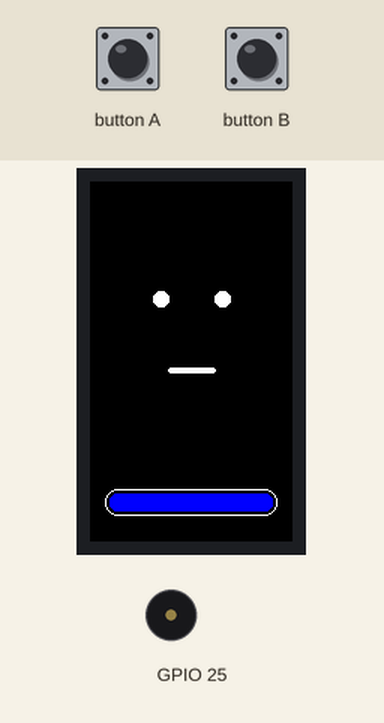
A program run on a simulated ESP32. Parts: 135×240 colour display, buzzer (waves = sounding). The test bench sets the inputs (shaded band). Random numbers use the default seed unless the program sets one; what the program prints to the serial monitor is not drawn.

Above: at 1.9 s.
2.0 s: button A pressed for 0.15 s
At 2.8 s:
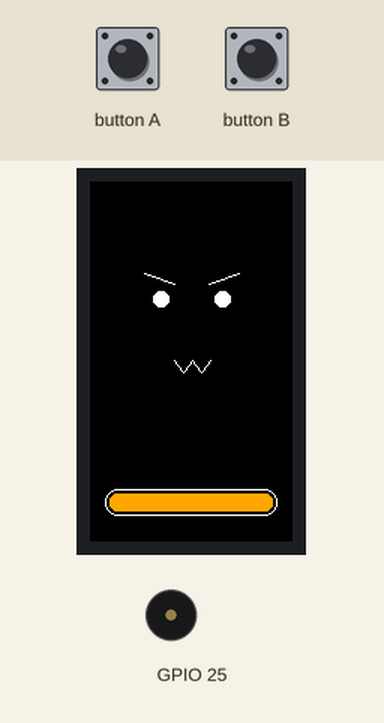
5.1 s: button B pressed for 0.15 s
At 5.7 s:
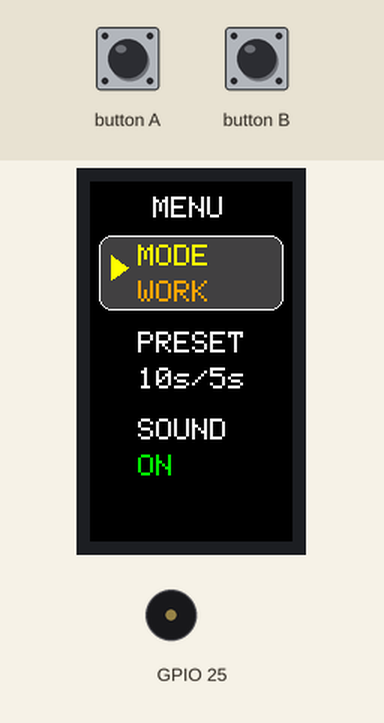
8.2 s: button A pressed for 1 s
At 9.1 s:
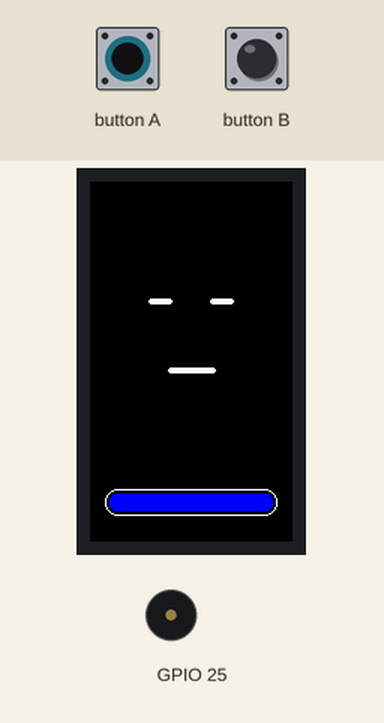
10.7 s: button A pressed for 0.15 s
At 11.3 s:
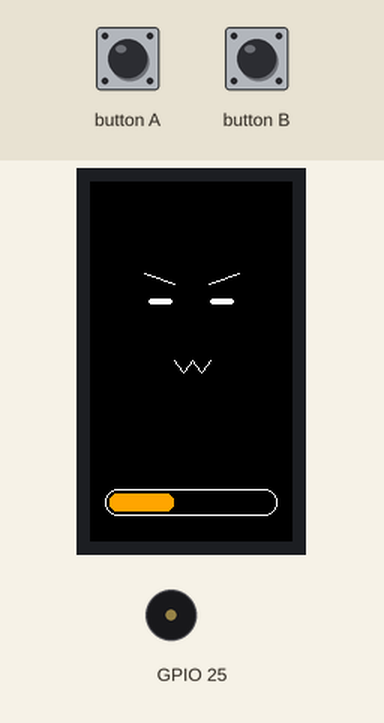
13.8 s: button B pressed for 1 s
At 14.98 s:
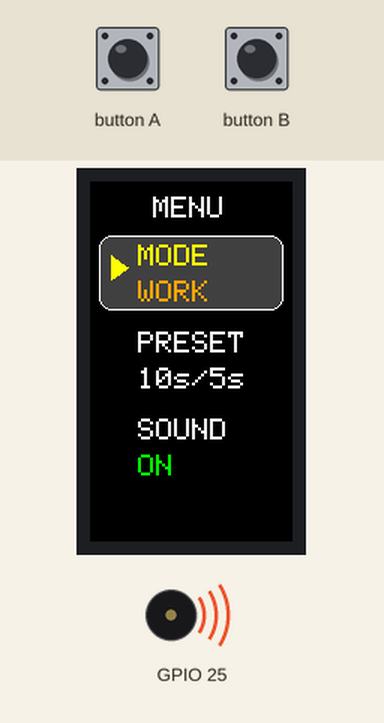
17.7 s: button A pressed for 3.2 s
At 19.2 s:
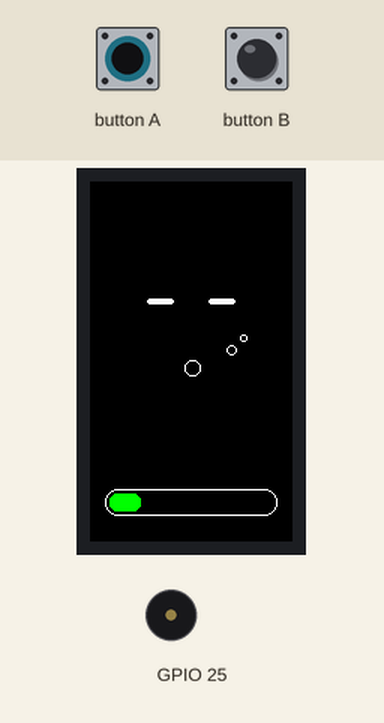
Timing chart, 0 to 24.4 s (numbered marks = the images above; inputs shaded):
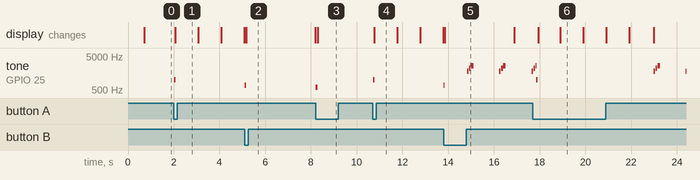

Measured:
- after the input at 2.0 s, tone on GPIO 25: silent → 1000 Hz at once, → silent 0.08 s later; the display: changes after 0.08 s (image 1)
- after the input at 5.1 s, tone on GPIO 25: silent → 700 Hz at once, → silent 0.05 s later
- after the input at 8.2 s, tone on GPIO 25: silent → 600 Hz at once, → silent 0.08 s later
- after the input at 10.7 s, tone on GPIO 25: silent → 1000 Hz at once, → silent 0.08 s later; the display: changes after 0.08 s (image 4)
- after the input at 17.7 s, the display: first changes after 0.25 s (image 6 shows a later state)
- what the display in image 6 shows lasts 1.0 s, from 18.9 s to 19.9 s

The program:

main.cpp
```cpp
#include <Arduino.h>
#include "M5StickCPlus2.h"

#include "app_state.h"
#include "sound.h"
#include "face.h"

// ==================================================
// Main Display: Simple HP Gauge Bar
// ==================================================

void drawProgressBar() {
    int totalSeconds = getTotalSecondsForCurrentMode();

    if (totalSeconds <= 0) {
        totalSeconds = 1;
    }

    int barX = 10;
    int barY = 205;
    int barW = 115;
    int barH = 18;

    int innerX = barX + 3;
    int innerY = barY + 3;
    int innerW = barW - 6;
    int innerH = barH - 6;

    int filledW = 0;

    if (timerState == STATE_PAUSED) {
        // 次の仕事開始待ち：青MAX
        filledW = innerW;
    } else if (timerState == STATE_TIME_UP) {
        // 仕事終了：赤MAX
        filledW = innerW;
    } else if (currentMode == TIMER_BREAK) {
        // 休憩中：回復ゲージ。左から右に増える。
        int elapsedSeconds = totalSeconds - remainingSeconds;
        filledW = (innerW * elapsedSeconds) / totalSeconds;
    } else {
        // 仕事中：消耗ゲージ。右から削れる。
        filledW = (innerW * remainingSeconds) / totalSeconds;
    }

    if (filledW < 0) {
        filledW = 0;
    }

    if (filledW > innerW) {
        filledW = innerW;
    }

    // 枠だけ描く。背景は塗らない。
    StickCP2.Display.drawRoundRect(barX, barY, barW, barH, 8, WHITE);

    // 中身を黒で消す。
    StickCP2.Display.fillRoundRect(innerX, innerY, innerW, innerH, 5, BLACK);

    // 色付き部分だけ描く。
    if (filledW > 0) {
        StickCP2.Display.fillRoundRect(
            innerX,
            innerY,
            filledW,
            innerH,
            5,
            getThemeColor()
        );
    }
}

void drawMainScreen() {
    StickCP2.Display.fillScreen(BLACK);

    drawFace();
    drawProgressBar();
}

// ==================================================
// Full Screen Menu
// ==================================================

void getPresetText(char* buffer, int bufferSize) {
    TimerPreset preset = getCurrentPreset();

    if (currentPresetIndex == 0) {
        // DEBUGだけ秒表示
        snprintf(
            buffer,
            bufferSize,
            "%ds/%ds",
            preset.workSeconds,
            preset.breakSeconds
        );
    } else {
        // 通常プリセットは分表示
        snprintf(
            buffer,
            bufferSize,
            "%dm/%dm",
            preset.workSeconds / 60,
            preset.breakSeconds / 60
        );
    }
}

void drawMenuRow(
    int row,
    const char* label,
    const char* value,
    bool selected,
    uint16_t valueColor
) {
    int y = 42 + row * 58;

    uint16_t darkGrey = 0x4208;

    if (selected) {
        StickCP2.Display.fillRoundRect(6, y - 6, 123, 50, 8, darkGrey);
        StickCP2.Display.drawRoundRect(6, y - 6, 123, 50, 8, WHITE);

        // 選択カーソル
        StickCP2.Display.fillTriangle(
            14, y + 7,
            14, y + 23,
            25, y + 15,
            YELLOW
        );
    }

    // Label
    StickCP2.Display.setTextSize(2);
    StickCP2.Display.setTextColor(selected ? YELLOW : WHITE);
    StickCP2.Display.setCursor(32, y);
    StickCP2.Display.print(label);

    // Value
    StickCP2.Display.setTextSize(2);
    StickCP2.Display.setTextColor(valueColor);
    StickCP2.Display.setCursor(32, y + 24);
    StickCP2.Display.print(value);
}

void drawMenuOverlay() {
    StickCP2.Display.fillScreen(BLACK);

    // Title
    StickCP2.Display.setTextSize(2);
    StickCP2.Display.setTextColor(WHITE);
    StickCP2.Display.setCursor(42, 10);
    StickCP2.Display.print("MENU");

    char presetText[16];
    getPresetText(presetText, sizeof(presetText));

    const char* modeText = getModeName();
    const char* soundText = soundEnabled ? "ON" : "OFF";

    uint16_t modeColor = currentMode == TIMER_WORK ? ORANGE : GREEN;
    uint16_t presetColor = WHITE;
    uint16_t soundColor = soundEnabled ? GREEN : RED;

    drawMenuRow(
        0,
        "MODE",
        modeText,
        currentMenuIndex == MENU_MODE,
        modeColor
    );

    drawMenuRow(
        1,
        "PRESET",
        presetText,
        currentMenuIndex == MENU_PRESET,
        presetColor
    );

    drawMenuRow(
        2,
        "SOUND",
        soundText,
        currentMenuIndex == MENU_SOUND,
        soundColor
    );
}

void drawScreen() {
    if (uiMode == UI_MENU) {
        drawMenuOverlay();
    } else {
        drawMainScreen();
    }
}

// ==================================================
// Core Timer Actions
// ==================================================

void startTimer() {
    stopAlarm();

    timerState = STATE_RUNNING;
    lastTickMillis = millis();

    playStartSound();
    debugLog("startTimer");
    drawScreen();
}

void pauseTimer() {
    timerState = STATE_PAUSED;

    playPauseSound();
    debugLog("pauseTimer");
    drawScreen();
}

void toggleTimer() {
    if (timerState == STATE_RUNNING) {
        pauseTimer();
    } else if (timerState == STATE_PAUSED) {
        startTimer();
    }
}

void switchToNextMode() {
    stopAlarm();

    if (currentMode == TIMER_WORK) {
        currentMode = TIMER_BREAK;
    } else {
        currentMode = TIMER_WORK;
    }

    resetRemainingTime();
    timerState = STATE_PAUSED;

    playNextSound();
    debugLog("switchToNextMode");
    drawScreen();
}

void resetCurrentMode() {
    stopAlarm();

    resetRemainingTime();
    timerState = STATE_PAUSED;

    debugLog("resetCurrentMode");
    drawScreen();
}

void startBreakImmediately() {
    stopAlarm();

    currentMode = TIMER_BREAK;
    resetRemainingTime();

    timerState = STATE_RUNNING;
    lastTickMillis = millis();

    playStartSound();
    debugLog("startBreakImmediately");
    drawScreen();
}

void prepareNextWork() {
    currentMode = TIMER_WORK;
    resetRemainingTime();

    timerState = STATE_PAUSED;

    debugLog("prepareNextWork");
    drawScreen();
    startAlarm();
}

void timeUp() {
    remainingSeconds = 0;

    if (currentMode == TIMER_WORK) {
        // 仕事終了：赤MAXで止める。
        // Aを押すと休憩が即開始する。
        timerState = STATE_TIME_UP;

        debugLog("workTimeUp");
        drawScreen();
        startAlarm();
    } else {
        // 休憩終了：青MAXに戻して、次の仕事開始待ち。
        prepareNextWork();
    }
}

void updateTimer() {
    if (timerState != STATE_RUNNING) {
        return;
    }

    unsigned long now = millis();

    if (now - lastTickMillis < 1000) {
        return;
    }

    lastTickMillis = now;

    if (remainingSeconds > 0) {
        remainingSeconds--;
        debugLog("tick");
        drawScreen();
    }

    if (remainingSeconds <= 0) {
        timeUp();
    }
}

// ==================================================
// Menu Actions
// ==================================================

void nextMenuItem() {
    currentMenuIndex++;

    if (currentMenuIndex >= MENU_COUNT) {
        currentMenuIndex = 0;
    }

    refreshMenuTimeout();
    playMenuSound();
    debugLog("nextMenuItem");
    drawScreen();
}

void nextPreset() {
    stopAlarm();

    currentPresetIndex++;

    if (currentPresetIndex >= PRESET_COUNT) {
        currentPresetIndex = 0;
    }

    resetCurrentMode();

    debugLog("nextPreset");
}

void toggleSound() {
    soundEnabled = !soundEnabled;

    if (!soundEnabled) {
        stopAlarm();
    }

    debugLog("toggleSound");
    drawScreen();

    // ONにした直後だけ確認音を鳴らす
    if (soundEnabled) {
        playSelectSound();
    }
}

void executeMenuItem() {
    refreshMenuTimeout();

    if (currentMenuIndex == MENU_MODE) {
        switchToNextMode();
    } else if (currentMenuIndex == MENU_PRESET) {
        nextPreset();
    } else if (currentMenuIndex == MENU_SOUND) {
        toggleSound();
    }

    playSelectSound();
    drawScreen();
}

// ==================================================
// Button Handling
// ==================================================

void handleMainButtons() {
    if (StickCP2.BtnA.wasPressed()) {
        stopAlarm();

        if (timerState == STATE_TIME_UP) {
            // 仕事終了後の赤状態から、休憩を即開始する。
            startBreakImmediately();
        } else {
            toggleTimer();
        }
    }

    if (StickCP2.BtnB.wasPressed()) {
        openMenu();
        playMenuSound();
        debugLog("openMenu");
        drawScreen();
    }
}

void handleMenuButtons() {
    if (StickCP2.BtnA.wasPressed()) {
        executeMenuItem();
    }

    if (StickCP2.BtnB.wasPressed()) {
        nextMenuItem();
    }
}

void handleButtons() {
    if (uiMode == UI_MENU) {
        handleMenuButtons();
    } else {
        handleMainButtons();
    }
}

void updateMenuTimeout() {
    if (uiMode != UI_MENU) {
        return;
    }

    unsigned long now = millis();

    if (now - lastUiActionMillis >= MENU_TIMEOUT_MS) {
        closeMenu();
        debugLog("closeMenu timeout");
        drawScreen();
    }
}

// ==================================================
// setup / loop
// ==================================================

void setup() {
    auto cfg = M5.config();
    StickCP2.begin(cfg);

    Serial.begin(115200);
    delay(500);

    StickCP2.Display.setRotation(0);
    StickCP2.Display.setBrightness(80);

    initAppState();

    debugLog("setup");
    drawScreen();
}

void loop() {
    StickCP2.update();

    handleButtons();
    updateTimer();
    updateMenuTimeout();
    updateAlarm();

    delay(20);
}
```

app_state.cpp
```cpp
#include "app_state.h"
#include "M5StickCPlus2.h"

// ==================================================
// Presets
// ==================================================

TimerPreset presets[] = {
    {"DEBUG", 10, 5, 1},
    {"LIGHT", 15 * 60, 5 * 60, 3},
    {"NORMAL", 25 * 60, 5 * 60, 4},
    {"DEEP", 50 * 60, 10 * 60, 2},
};

// C++では const はそのままだと別ファイルから見えにくいので extern を付ける
extern const int PRESET_COUNT = sizeof(presets) / sizeof(presets[0]);

int currentPresetIndex = 0;

// ==================================================
// Timer State
// ==================================================

TimerMode currentMode = TIMER_WORK;
TimerState timerState = STATE_PAUSED;

int remainingSeconds = 0;
unsigned long lastTickMillis = 0;

// ==================================================
// UI State
// ==================================================

UiMode uiMode = UI_MAIN;

int currentMenuIndex = 0;
extern const int MENU_COUNT = 3;

unsigned long lastUiActionMillis = 0;
extern const unsigned long MENU_TIMEOUT_MS = 3000;

// ==================================================
// Settings
// ==================================================

bool soundEnabled = true;

// ==================================================
// Alarm State
// ==================================================

bool alarmActive = false;
unsigned long alarmStartedMillis = 0;
unsigned long lastAlarmMillis = 0;

extern const unsigned long ALARM_TIMEOUT_MS = 60 * 1000;
extern const unsigned long ALARM_INTERVAL_MS = 1400;

// ==================================================
// Utility
// ==================================================

void initAppState() {
    resetRemainingTime();
}

TimerPreset getCurrentPreset() {
    return presets[currentPresetIndex];
}

const char* getModeName() {
    if (currentMode == TIMER_WORK) {
        return "WORK";
    } else {
        return "BREAK";
    }
}

const char* getStateName() {
    if (timerState == STATE_RUNNING) {
        return "RUNNING";
    } else if (timerState == STATE_PAUSED) {
        return "PAUSED";
    } else {
        return "TIME_UP";
    }
}

int getWorkSeconds() {
    return presets[currentPresetIndex].workSeconds;
}

int getBreakSeconds() {
    return presets[currentPresetIndex].breakSeconds;
}

int getTotalSecondsForCurrentMode() {
    if (currentMode == TIMER_WORK) {
        return getWorkSeconds();
    } else {
        return getBreakSeconds();
    }
}

void resetRemainingTime() {
    remainingSeconds = getTotalSecondsForCurrentMode();
}

void refreshMenuTimeout() {
    lastUiActionMillis = millis();
}

void openMenu() {
    uiMode = UI_MENU;
    currentMenuIndex = MENU_MODE;
    refreshMenuTimeout();
}

void closeMenu() {
    uiMode = UI_MAIN;
}

uint16_t getThemeColor() {
    if (timerState == STATE_TIME_UP) {
        return RED;
    }

    if (timerState == STATE_PAUSED) {
        return BLUE;
    }

    if (currentMode == TIMER_WORK) {
        return ORANGE;
    }

    return GREEN;
}

void debugLog(const char* message) {
    Serial.print("[");
    Serial.print(millis());
    Serial.print("] ");
    Serial.print(message);
    Serial.print(" | preset=");
    Serial.print(getCurrentPreset().name);
    Serial.print(" mode=");
    Serial.print(getModeName());
    Serial.print(" state=");
    Serial.print(getStateName());
    Serial.print(" remain=");
    Serial.print(remainingSeconds);
    Serial.print(" sound=");
    Serial.print(soundEnabled ? "ON" : "OFF");
    Serial.print(" alarm=");
    Serial.println(alarmActive ? "ON" : "OFF");
}
```

app_state.h
```cpp
#pragma once

#include <Arduino.h>

// ==================================================
// Presets
// ==================================================

struct TimerPreset {
    const char* name;
    int workSeconds;
    int breakSeconds;
    int sets;
};

extern TimerPreset presets[];
extern const int PRESET_COUNT;
extern int currentPresetIndex;

// ==================================================
// Timer State
// ==================================================

enum TimerMode {
    TIMER_WORK,
    TIMER_BREAK
};

enum TimerState {
    STATE_PAUSED,
    STATE_RUNNING,
    STATE_TIME_UP
};

extern TimerMode currentMode;
extern TimerState timerState;

extern int remainingSeconds;
extern unsigned long lastTickMillis;

// ==================================================
// UI State
// ==================================================

enum UiMode {
    UI_MAIN,
    UI_MENU
};

enum MenuItem {
    MENU_MODE,
    MENU_PRESET,
    MENU_SOUND
};

extern UiMode uiMode;

extern int currentMenuIndex;
extern const int MENU_COUNT;

extern unsigned long lastUiActionMillis;
extern const unsigned long MENU_TIMEOUT_MS;

// ==================================================
// Settings
// ==================================================

extern bool soundEnabled;

// ==================================================
// Alarm State
// ==================================================

extern bool alarmActive;
extern unsigned long alarmStartedMillis;
extern unsigned long lastAlarmMillis;

extern const unsigned long ALARM_TIMEOUT_MS;
extern const unsigned long ALARM_INTERVAL_MS;

// ==================================================
// Utility
// ==================================================

void initAppState();

TimerPreset getCurrentPreset();

const char* getModeName();
const char* getStateName();

int getWorkSeconds();
int getBreakSeconds();
int getTotalSecondsForCurrentMode();

void resetRemainingTime();

void refreshMenuTimeout();
void openMenu();
void closeMenu();

uint16_t getThemeColor();

void debugLog(const char* message);
```

face.h
```cpp
#pragma once

void initFace();
void updateFace();
void drawFace();
```

sound.cpp
```cpp
#include <Arduino.h>
#include "sound.h"
#include "app_state.h"
#include "M5StickCPlus2.h"

// ==================================================
// Basic Sound
// ==================================================

void playTone(int freq, int duration) {
    if (!soundEnabled) {
        return;
    }

    StickCP2.Speaker.tone(freq, duration);
}

void playStartSound() {
    playTone(1000, 80);
}

void playPauseSound() {
    playTone(600, 80);
}

void playNextSound() {
    if (!soundEnabled) {
        return;
    }

    StickCP2.Speaker.tone(900, 80);
    delay(100);
    StickCP2.Speaker.tone(1300, 80);
}

void playMenuSound() {
    playTone(700, 50);
}

void playSelectSound() {
    playTone(1100, 60);
}

void playTamagotchiAlarmPattern() {
    if (!soundEnabled) {
        return;
    }

    // たまごっち風: 高めで短いピコピコ音
    StickCP2.Speaker.tone(1800, 70);
    delay(90);
    StickCP2.Speaker.tone(2200, 70);
    delay(90);
    StickCP2.Speaker.tone(2600, 100);
}

// ==================================================
// Alarm
// ==================================================

void startAlarm() {
    if (!soundEnabled) {
        return;
    }

    alarmActive = true;
    alarmStartedMillis = millis();
    lastAlarmMillis = 0;
}

void stopAlarm() {
    alarmActive = false;
}

void updateAlarm() {
    if (!alarmActive) {
        return;
    }

    if (!soundEnabled) {
        stopAlarm();
        return;
    }

    unsigned long now = millis();

    if (now - alarmStartedMillis >= ALARM_TIMEOUT_MS) {
        stopAlarm();
        return;
    }

    if (lastAlarmMillis == 0 || now - lastAlarmMillis >= ALARM_INTERVAL_MS) {
        lastAlarmMillis = now;
        playTamagotchiAlarmPattern();
    }
}
```

sound.h
```cpp
#pragma once

void playTone(int freq, int duration);

void playStartSound();
void playPauseSound();
void playNextSound();
void playMenuSound();
void playSelectSound();

void playTamagotchiAlarmPattern();

void startAlarm();
void stopAlarm();
void updateAlarm();
```

timer.h
```cpp
#pragma once

void startTimer();
void pauseTimer();
void toggleTimer();

void switchToNextMode();
void resetCurrentMode();

void startBreakImmediately();
void prepareNextWork();
void timeUp();

void updateTimer();

void nextPreset();
```

ui.cpp
```cpp
#include "ui.h"
#include "app_state.h"
#include "timer.h"
#include "sound.h"
#include "face.h"
#include "M5StickCPlus2.h"

// 次のステップで main.cpp からUI関数をここへ移す
```

ui.h
```cpp
#pragma once

void drawProgressBar();
void drawMainScreen();

void getPresetText(char* buffer, int bufferSize);

void drawMenuRow(
    int row,
    const char* label,
    const char* value,
    bool selected,
    unsigned short valueColor
);

void drawMenuOverlay();
void drawScreen();

void handleMainButtons();
void handleMenuButtons();
void handleButtons();

void updateMenuTimeout();
```

Source omitted: face.cpp (6978 bytes)
